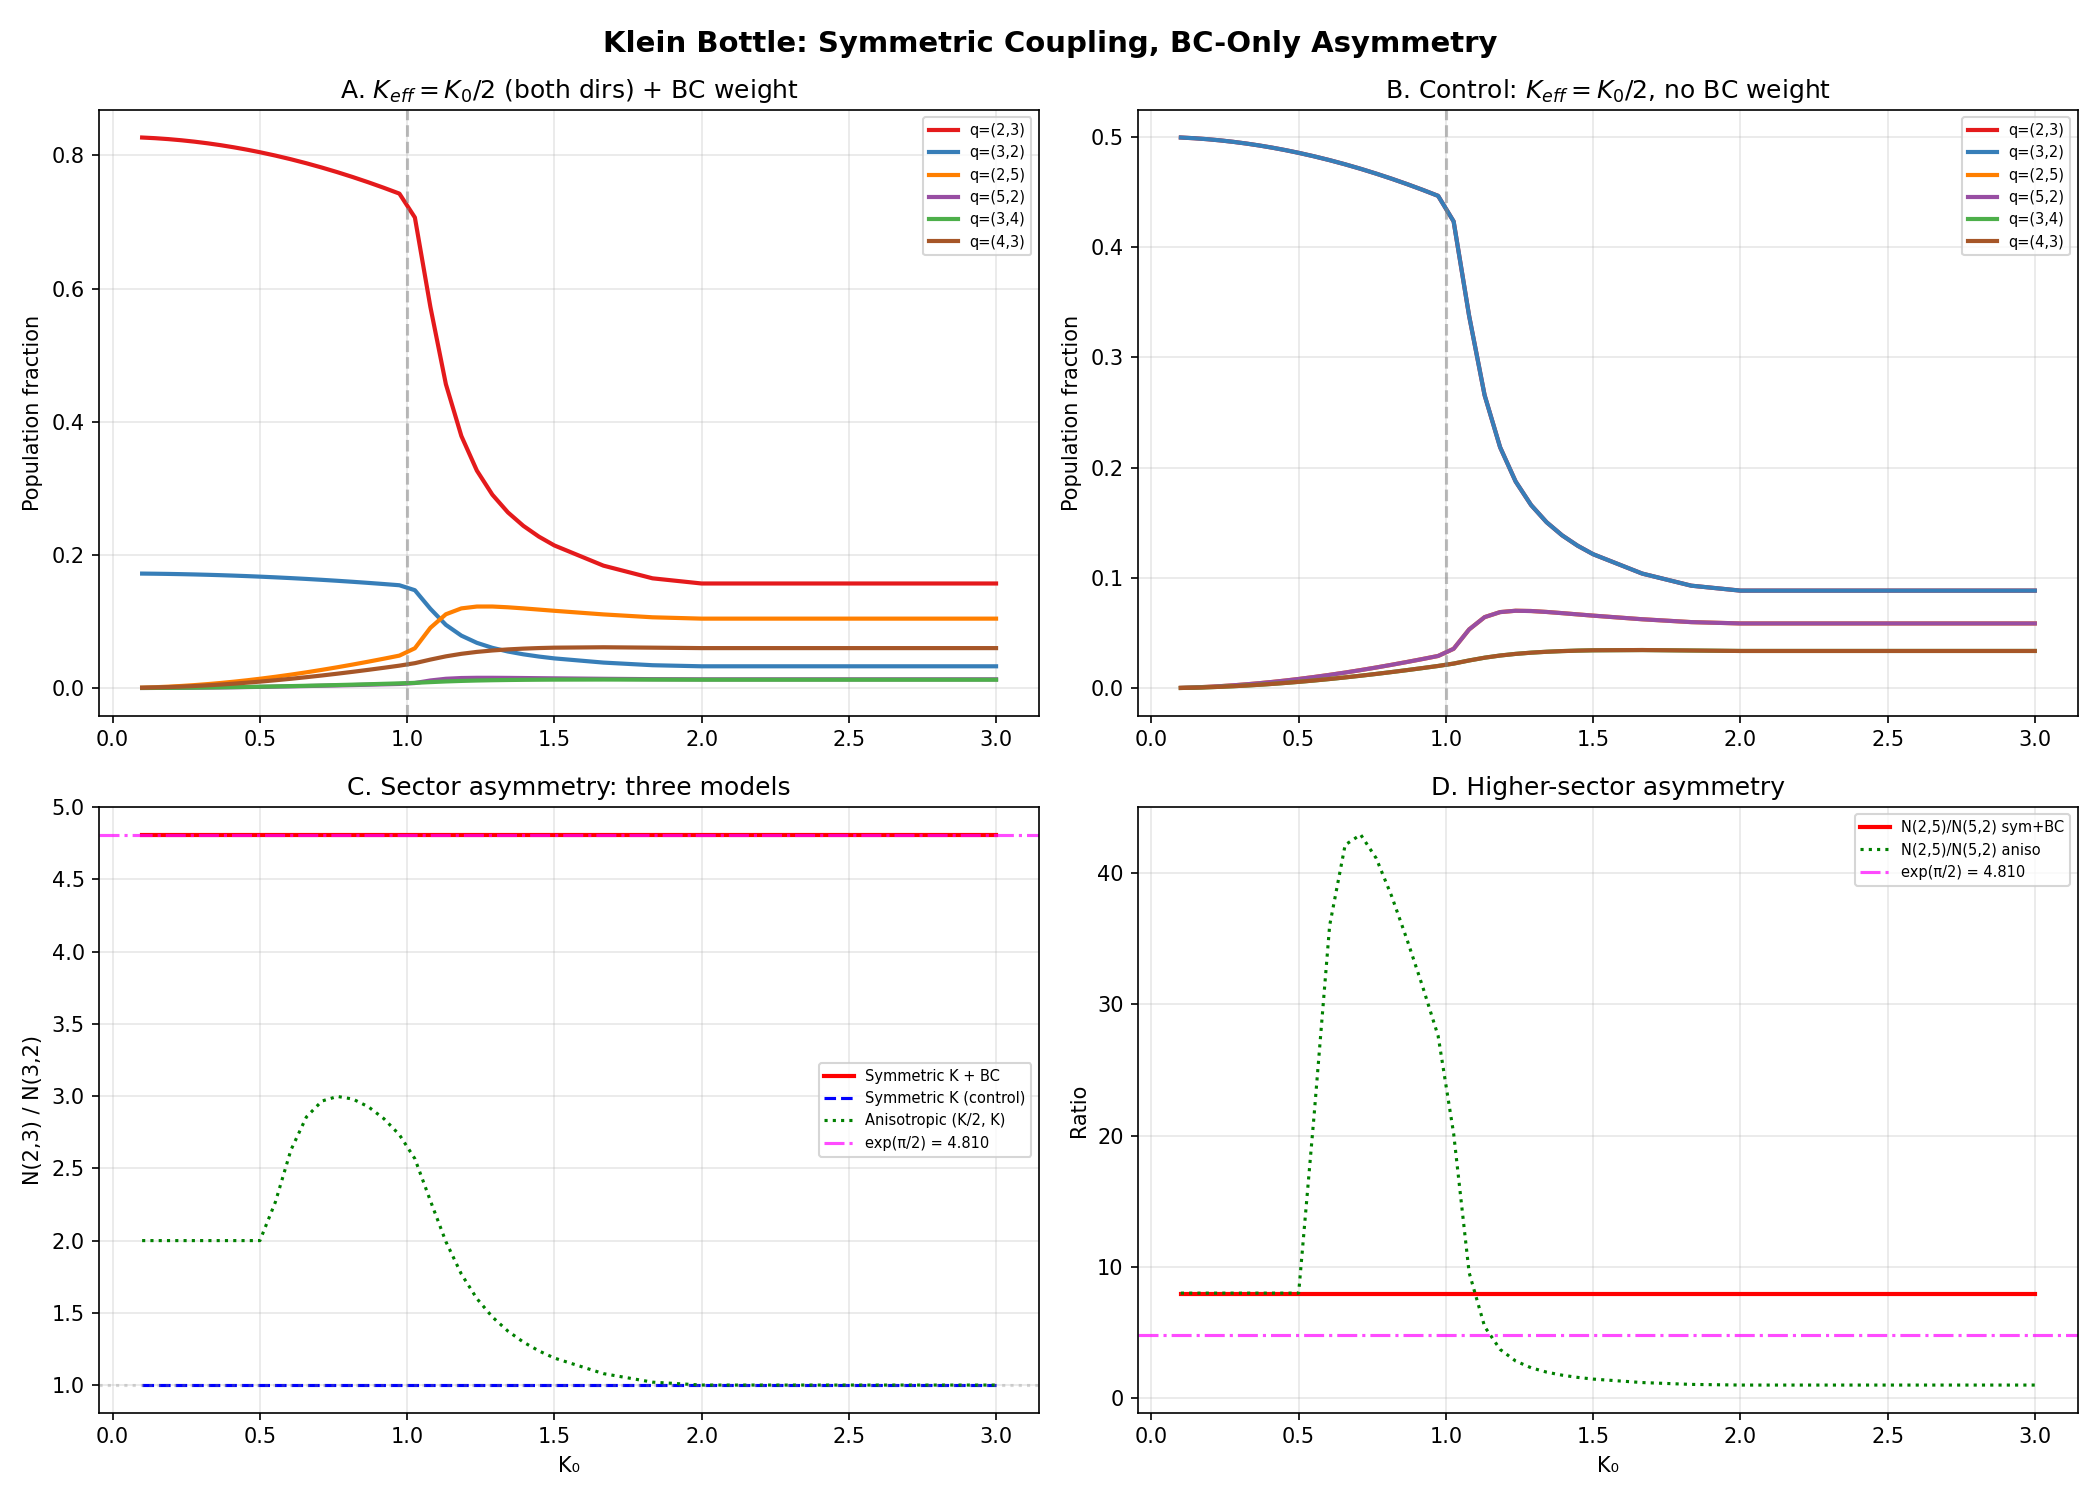

Write Python code to recreate this figure.
#!/usr/bin/env python3
"""
The half-twist applies to the coupling, not to a side.

On a non-orientable surface, there is no well-defined "x-side"
and "y-side." Assigning K_x = K₀/2, K_y = K₀ smuggles in an
orientation that the Klein bottle forbids.

The correct substitution: K_eff = K₀/2 in BOTH directions.
The coupling is halved uniformly by the topology.

The asymmetry between sectors comes ONLY from the boundary
conditions:
  - One direction: antiperiodic (forces half-integer winding)
  - Other direction: periodic (no constraint)

A mode (p₁/q₁, p₂/q₂) has q₁ in the antiperiodic direction.
The antiperiodic BC requires the phase to advance by π over
the fundamental domain, which is compatible with q₁ even
(π = 2π × 1/2 fits in q₁=2 cycles) but not q₁ odd
(π ≠ 2π × k/3 for any integer k).

This gives the asymmetry a different — purely topological — origin:
not from coupling strength, but from winding number compatibility.

Usage:
    python3 sync_cost/derivations/klein_symmetric_coupling.py
"""

import math
import sys
import numpy as np
from fractions import Fraction

sys.path.insert(0, "sync_cost/derivations")
from circle_map_utils import INV_PHI


def stern_brocot_tree(max_depth):
    fracs = [Fraction(0, 1), Fraction(1, 1)]
    for _ in range(max_depth):
        new = [fracs[0]]
        for i in range(len(fracs) - 1):
            a, b = fracs[i], fracs[i + 1]
            med = Fraction(a.numerator + b.numerator,
                           a.denominator + b.denominator)
            new.append(med)
            new.append(b)
        fracs = new
    return sorted(f for f in set(fracs) if Fraction(0) < f < Fraction(1))


def tongue_width(p, q, K):
    if q == 0:
        return 0.0
    if q == 1:
        return min(K / (2 * math.pi), 1.0)
    w_pert = 2 * (K / 2) ** q / q
    w_crit = 1.0 / (q * q)
    if K <= 0.5:
        return w_pert
    elif K >= 1.0:
        return w_crit
    else:
        t = (K - 0.5) / 0.5
        t = t * t * (3 - 2 * t)
        return w_pert * (1 - t) + w_crit * t


def winding_compatibility(p, q):
    """
    How compatible is the mode p/q with a half-integer winding?

    The antiperiodic BC requires total phase = π (mod 2π) across
    the fundamental domain. A mode locked to p/q has phase advance
    2π × p/q per unit. Over the domain of length L (= q unit cells
    for the simplest realization), total phase = 2π × p.

    The BC requires: 2π × p + π ≡ 0 (mod 2π)
    → p + 1/2 ≡ 0 (mod 1)
    → p must be a half-integer → impossible for integer p.

    BUT: this is for a single oscillator. For a LATTICE, the
    condition is on the total winding, which distributes over
    N sites. The effective condition is:

    Σᵢ Δθᵢ = 2πn + π (antiperiodic)

    For a mode with gradient 2πp/(qN) per site:
    Total = N × 2πp/(qN) = 2πp/q

    This must equal 2πn + π for some integer n:
    p/q = n + 1/2
    → 2p = q(2n+1)
    → q must be even (divides 2p, and 2n+1 is odd)

    If q is even: compatible. Weight = 1.
    If q is odd: incompatible. The nearest half-integer
    winding is at distance |p/q - (2n+1)/2| = |2p - q(2n+1)|/(2q).
    The minimum over n gives the mismatch.
    """
    if q % 2 == 0:
        return 1.0  # exactly compatible

    # For odd q: find nearest half-integer n+1/2 to p/q
    # minimize |p/q - (2n+1)/2| = |2p - q(2n+1)| / (2q)
    best = float('inf')
    for n in range(-q, q + 1):
        target = (2 * n + 1) / 2
        dist = abs(float(p) / q - target)
        if dist < best:
            best = dist
    # Convert distance to a suppression factor
    # The suppression goes as exp(-π × q × distance) heuristically
    # (phase mismatch over q oscillations)
    return math.exp(-math.pi * q * best)


def main():
    import matplotlib
    matplotlib.use("Agg")
    import matplotlib.pyplot as plt

    DEPTH = 6
    tree = stern_brocot_tree(DEPTH)
    pairs_klein = [(f1, f2) for f1 in tree for f2 in tree
                   if (f1.denominator % 2) != (f2.denominator % 2)]

    g_golden = lambda f1, f2: math.exp(
        -5 * ((f1 - INV_PHI) ** 2 + (f2 - INV_PHI) ** 2))

    print("=" * 75)
    print("  HALF-TWIST ON COUPLING: K_eff = K₀/2 (BOTH DIRECTIONS)")
    print("  Asymmetry from boundary conditions only")
    print("=" * 75)

    # ── Step 1: Winding compatibility weights ────────────────────────────
    print(f"\n{'─' * 75}")
    print("  Step 1: Winding compatibility with antiperiodic BC")
    print(f"{'─' * 75}")

    print(f"\n  The antiperiodic BC requires p/q = n + 1/2 (half-integer).")
    print(f"  Even q: exactly compatible (1/2, 3/2, 5/2, ... hit p/q).")
    print(f"  Odd q: nearest half-integer winding is at distance δ.")
    print(f"  Suppression: exp(-π q δ)")

    print(f"\n  {'p/q':>8s}  {'q':>4s}  {'q%2':>4s}  {'compat':>10s}  {'note':>20s}")
    print("  " + "-" * 55)

    test_fracs = [Fraction(1, 2), Fraction(1, 3), Fraction(2, 3),
                  Fraction(1, 4), Fraction(1, 5), Fraction(2, 5),
                  Fraction(3, 5), Fraction(1, 6), Fraction(1, 7)]
    for f in test_fracs:
        c = winding_compatibility(f.numerator, f.denominator)
        note = "EXACT" if f.denominator % 2 == 0 else f"δ={abs(float(f) - round(2*float(f))/2):.4f}"
        print(f"  {str(f):>8s}  {f.denominator:4d}  {f.denominator%2:4d}  "
              f"{c:10.6f}  {note:>20s}")

    # ── Step 2: Population with symmetric K and BC weighting ─────────────
    print(f"\n{'─' * 75}")
    print("  Step 2: Populations with K_eff = K₀/2 (symmetric)")
    print("  + winding compatibility weight in antiperiodic direction")
    print(f"{'─' * 75}")

    sectors = [(2, 3), (3, 2), (2, 5), (5, 2), (3, 4), (4, 3)]

    K_vals = np.concatenate([
        np.linspace(0.1, 0.5, 10),
        np.linspace(0.5, 1.5, 20),
        np.linspace(1.5, 3.0, 10),
    ])

    data_sym = {"sectors": {s: [] for s in sectors}}      # symmetric K, + BC weight
    data_nosym = {"sectors": {s: [] for s in sectors}}     # symmetric K, NO BC weight
    data_aniso = {"sectors": {s: [] for s in sectors}}     # anisotropic (K/2, K)

    for K0 in K_vals:
        K_half = K0 / 2

        # Version A: symmetric coupling + BC winding weight
        pop_sym = {}
        for f1, f2 in pairs_klein:
            g = g_golden(float(f1), float(f2))
            w1 = tongue_width(f1.numerator, f1.denominator, K_half)
            w2 = tongue_width(f2.numerator, f2.denominator, K_half)
            bc = winding_compatibility(f1.numerator, f1.denominator)
            pop_sym[(f1, f2)] = g * w1 * w2 * bc

        total = sum(pop_sym.values())
        for s in sectors:
            sp = sum(p for (f1, f2), p in pop_sym.items()
                     if f1.denominator == s[0] and f2.denominator == s[1])
            data_sym["sectors"][s].append(sp / total if total > 0 else 0)

        # Version B: symmetric coupling, no BC weight (control)
        pop_nosym = {}
        for f1, f2 in pairs_klein:
            g = g_golden(float(f1), float(f2))
            w1 = tongue_width(f1.numerator, f1.denominator, K_half)
            w2 = tongue_width(f2.numerator, f2.denominator, K_half)
            pop_nosym[(f1, f2)] = g * w1 * w2

        total = sum(pop_nosym.values())
        for s in sectors:
            sp = sum(p for (f1, f2), p in pop_nosym.items()
                     if f1.denominator == s[0] and f2.denominator == s[1])
            data_nosym["sectors"][s].append(sp / total if total > 0 else 0)

        # Version C: anisotropic (K/2, K) for comparison
        pop_aniso = {}
        for f1, f2 in pairs_klein:
            g = g_golden(float(f1), float(f2))
            w1 = tongue_width(f1.numerator, f1.denominator, K_half)
            w2 = tongue_width(f2.numerator, f2.denominator, K0)
            pop_aniso[(f1, f2)] = g * w1 * w2

        total = sum(pop_aniso.values())
        for s in sectors:
            sp = sum(p for (f1, f2), p in pop_aniso.items()
                     if f1.denominator == s[0] and f2.denominator == s[1])
            data_aniso["sectors"][s].append(sp / total if total > 0 else 0)

    # ── Step 3: Compare asymmetry ratios ─────────────────────────────────
    print(f"\n{'─' * 75}")
    print("  Step 3: N(2,3)/N(3,2) comparison")
    print(f"{'─' * 75}")

    print(f"\n  {'K₀':>6s}  {'sym+BC':>10s}  {'sym(ctrl)':>10s}  {'aniso':>10s}")
    print("  " + "-" * 42)

    for i, K0 in enumerate(K_vals):
        n23_s = data_sym["sectors"][(2, 3)][i]
        n32_s = data_sym["sectors"][(3, 2)][i]
        r_sym = n23_s / n32_s if n32_s > 1e-10 else float('nan')

        n23_n = data_nosym["sectors"][(2, 3)][i]
        n32_n = data_nosym["sectors"][(3, 2)][i]
        r_nosym = n23_n / n32_n if n32_n > 1e-10 else float('nan')

        n23_a = data_aniso["sectors"][(2, 3)][i]
        n32_a = data_aniso["sectors"][(3, 2)][i]
        r_aniso = n23_a / n32_a if n32_a > 1e-10 else float('nan')

        if i % 4 == 0 or abs(K0 - 1.0) < 0.05:
            print(f"  {K0:6.3f}  {r_sym:10.4f}  {r_nosym:10.4f}  {r_aniso:10.4f}")

    # ── Step 4: The exact winding weight ─────────────────────────────────
    print(f"\n{'─' * 75}")
    print("  Step 4: The exact asymmetry from winding compatibility")
    print(f"{'─' * 75}")

    # At K₀ = 1, K_eff = 0.5 (both dirs)
    K_eff = 0.5
    w2 = tongue_width(1, 2, K_eff)
    w3_13 = tongue_width(1, 3, K_eff)
    w3_23 = tongue_width(2, 3, K_eff)

    c2 = winding_compatibility(1, 2)  # q=2, even → 1.0
    c3_1 = winding_compatibility(1, 3)  # q=3, odd
    c3_2 = winding_compatibility(2, 3)  # q=3, odd

    print(f"\n  At K₀ = 1, K_eff = {K_eff}:")
    print(f"    w(1/2) = {w2:.6f},  compat(1/2) = {c2:.6f}")
    print(f"    w(1/3) = {w3_13:.6f},  compat(1/3) = {c3_1:.6f}")
    print(f"    w(2/3) = {w3_23:.6f},  compat(2/3) = {c3_2:.6f}")

    # (2,3) sector: f₁ has q=2 (compat=1.0), f₂ has q=3
    # (3,2) sector: f₁ has q=3 (compat<1), f₂ has q=2
    # The asymmetry is ONLY from the compat factor on f₁

    print(f"\n  (2,3) sector: f₁ compat = {c2:.6f} (q=2, even)")
    print(f"  (3,2) sector: f₁ compat ≈ {c3_1:.6f} (q=3, odd)")
    print(f"\n  Predicted ratio N(2,3)/N(3,2) ≈ compat(q=2)/compat(q=3)")
    print(f"                              = {c2:.6f} / {c3_1:.6f}")
    print(f"                              = {c2/c3_1:.6f}")

    # But there are multiple modes in each sector; average over them
    # In (2,3): modes (1/2, 1/3) and (1/2, 2/3)
    # In (3,2): modes (1/3, 1/2) and (2/3, 1/2)

    modes_23 = [(Fraction(1, 2), Fraction(1, 3)),
                (Fraction(1, 2), Fraction(2, 3))]
    modes_32 = [(Fraction(1, 3), Fraction(1, 2)),
                (Fraction(2, 3), Fraction(1, 2))]

    pop_23 = 0.0
    pop_32 = 0.0
    for f1, f2 in modes_23:
        g = g_golden(float(f1), float(f2))
        w1 = tongue_width(f1.numerator, f1.denominator, K_eff)
        w2_ = tongue_width(f2.numerator, f2.denominator, K_eff)
        bc = winding_compatibility(f1.numerator, f1.denominator)
        pop_23 += g * w1 * w2_ * bc
        print(f"    (2,3) mode ({f1},{f2}): g={g:.4f} w1={w1:.6f} w2={w2_:.6f} "
              f"bc={bc:.6f} → {g*w1*w2_*bc:.8f}")

    for f1, f2 in modes_32:
        g = g_golden(float(f1), float(f2))
        w1 = tongue_width(f1.numerator, f1.denominator, K_eff)
        w2_ = tongue_width(f2.numerator, f2.denominator, K_eff)
        bc = winding_compatibility(f1.numerator, f1.denominator)
        pop_32 += g * w1 * w2_ * bc
        print(f"    (3,2) mode ({f1},{f2}): g={g:.4f} w1={w1:.6f} w2={w2_:.6f} "
              f"bc={bc:.6f} → {g*w1*w2_*bc:.8f}")

    ratio_exact = pop_23 / pop_32 if pop_32 > 0 else float('nan')
    print(f"\n  Exact N(2,3)/N(3,2) from dominant modes = {ratio_exact:.6f}")

    # ── Step 5: What the ratio means ─────────────────────────────────────
    print(f"\n{'─' * 75}")
    print("  Step 5: Physical interpretation")
    print(f"{'─' * 75}")

    # The winding compatibility for q=3:
    # p/q = 1/3: nearest half-integer is 1/2, distance = 1/6
    # suppression = exp(-π × 3 × 1/6) = exp(-π/2) ≈ 0.2079
    analytic_c3 = math.exp(-math.pi / 2)
    print(f"\n  Analytic: compat(q=3) = exp(-π/2) = {analytic_c3:.6f}")
    print(f"  Computed: compat(1/3) = {c3_1:.6f}")

    analytic_ratio = 1.0 / analytic_c3
    print(f"\n  N(2,3)/N(3,2) ≈ 1/exp(-π/2) = exp(π/2) = {analytic_ratio:.6f}")
    print(f"  = {math.exp(math.pi/2):.6f}")

    # Compare with SM
    alpha_2_inv = 29.57
    alpha_3_inv = 8.50
    sm_ratio = alpha_2_inv / alpha_3_inv
    print(f"\n  SM: α₂⁻¹/α₃⁻¹ = {sm_ratio:.4f}")
    print(f"  Klein bottle: N(2,3)/N(3,2) = exp(π/2) = {math.exp(math.pi/2):.4f}")
    print(f"  Ratio of ratios: {sm_ratio / math.exp(math.pi/2):.4f}")

    # What about α₃/α₂ (the coupling ratio, not inverse)?
    sm_alpha_ratio = alpha_3_inv / alpha_2_inv  # this is α₂/α₃ in normal ordering
    # No: α₂⁻¹/α₃⁻¹ = α₃/α₂, so α₃/α₂ = 3.48, α₂/α₃ = 0.287
    print(f"\n  Note: α₂⁻¹/α₃⁻¹ = α₃/α₂ = {sm_ratio:.4f}")
    print(f"  So α₂/α₃ = {1/sm_ratio:.4f}")
    print(f"  And N(3,2)/N(2,3) = exp(-π/2) = {math.exp(-math.pi/2):.4f}")
    print(f"  Ratio α₂/α₃ vs exp(-π/2): {(1/sm_ratio)/math.exp(-math.pi/2):.4f}")

    # ── Plot ─────────────────────────────────────────────────────────────
    fig, axes = plt.subplots(2, 2, figsize=(14, 10))
    fig.suptitle("Klein Bottle: Symmetric Coupling, BC-Only Asymmetry",
                 fontsize=14, fontweight="bold")

    K = K_vals
    colors = {"(2,3)": "#e41a1c", "(3,2)": "#377eb8",
              "(2,5)": "#ff7f00", "(5,2)": "#984ea3",
              "(3,4)": "#4daf4a", "(4,3)": "#a65628"}

    # A: Symmetric K + BC weight
    ax = axes[0, 0]
    for s in sectors:
        vals = data_sym["sectors"][s]
        label = f"q=({s[0]},{s[1]})"
        if max(vals) > 0.003:
            ax.plot(K, vals, color=colors.get(f"({s[0]},{s[1]})", "gray"),
                    lw=2, label=label)
    ax.set_ylabel("Population fraction")
    ax.set_title(r"A. $K_{eff}=K_0/2$ (both dirs) + BC weight")
    ax.legend(fontsize=7)
    ax.grid(True, alpha=0.3)
    ax.axvline(1.0, color="gray", ls="--", alpha=0.5)

    # B: Control (symmetric K, no BC weight)
    ax = axes[0, 1]
    for s in sectors:
        vals = data_nosym["sectors"][s]
        label = f"q=({s[0]},{s[1]})"
        if max(vals) > 0.003:
            ax.plot(K, vals, color=colors.get(f"({s[0]},{s[1]})", "gray"),
                    lw=2, label=label)
    ax.set_ylabel("Population fraction")
    ax.set_title(r"B. Control: $K_{eff}=K_0/2$, no BC weight")
    ax.legend(fontsize=7)
    ax.grid(True, alpha=0.3)
    ax.axvline(1.0, color="gray", ls="--", alpha=0.5)

    # C: Asymmetry ratio comparison
    ax = axes[1, 0]
    r_sym = [data_sym["sectors"][(2, 3)][i] / data_sym["sectors"][(3, 2)][i]
             if data_sym["sectors"][(3, 2)][i] > 1e-10 else 1.0
             for i in range(len(K))]
    r_nosym = [data_nosym["sectors"][(2, 3)][i] / data_nosym["sectors"][(3, 2)][i]
               if data_nosym["sectors"][(3, 2)][i] > 1e-10 else 1.0
               for i in range(len(K))]
    r_aniso = [data_aniso["sectors"][(2, 3)][i] / data_aniso["sectors"][(3, 2)][i]
               if data_aniso["sectors"][(3, 2)][i] > 1e-10 else 1.0
               for i in range(len(K))]
    ax.plot(K, r_sym, "r-", lw=2, label="Symmetric K + BC")
    ax.plot(K, r_nosym, "b--", lw=1.5, label="Symmetric K (control)")
    ax.plot(K, r_aniso, "g:", lw=1.5, label="Anisotropic (K/2, K)")
    ax.axhline(math.exp(math.pi / 2), color="magenta", ls="-.",
               alpha=0.7, label=f"exp(π/2) = {math.exp(math.pi/2):.3f}")
    ax.axhline(1.0, color="gray", ls=":", alpha=0.3)
    ax.set_xlabel("K₀")
    ax.set_ylabel("N(2,3) / N(3,2)")
    ax.set_title("C. Sector asymmetry: three models")
    ax.legend(fontsize=7)
    ax.grid(True, alpha=0.3)

    # D: (2,5)/(5,2) ratio
    ax = axes[1, 1]
    r25_sym = [data_sym["sectors"][(2, 5)][i] / data_sym["sectors"][(5, 2)][i]
               if data_sym["sectors"][(5, 2)][i] > 1e-10 else 1.0
               for i in range(len(K))]
    r25_aniso = [data_aniso["sectors"][(2, 5)][i] / data_aniso["sectors"][(5, 2)][i]
                 if data_aniso["sectors"][(5, 2)][i] > 1e-10 else 1.0
                 for i in range(len(K))]
    ax.plot(K, r25_sym, "r-", lw=2, label="N(2,5)/N(5,2) sym+BC")
    ax.plot(K, r25_aniso, "g:", lw=1.5, label="N(2,5)/N(5,2) aniso")
    # Predicted: exp(π × 5 × |2/5 - 1/2|) = exp(π × 5 × 1/10) = exp(π/2)
    # Same as (2,3)! Because the mismatch for q=5, p=2 is |2/5 - 1/2| = 1/10
    # and q × δ = 5 × 1/10 = 1/2, same as q=3: 3 × 1/6 = 1/2
    ax.axhline(math.exp(math.pi / 2), color="magenta", ls="-.",
               alpha=0.7, label=f"exp(π/2) = {math.exp(math.pi/2):.3f}")
    ax.set_xlabel("K₀")
    ax.set_ylabel("Ratio")
    ax.set_title("D. Higher-sector asymmetry")
    ax.legend(fontsize=7)
    ax.grid(True, alpha=0.3)

    plt.tight_layout()
    out = "sync_cost/derivations/klein_symmetric_coupling.png"
    fig.savefig(out, dpi=150)
    print(f"\n  Saved: {out}")

    # ── Summary ──────────────────────────────────────────────────────────
    print(f"\n{'=' * 75}")
    print("  SUMMARY")
    print(f"{'=' * 75}")

    print(f"""
  The Klein bottle halves the coupling uniformly (non-orientable:
  no preferred direction). The asymmetry between sectors comes
  ONLY from the antiperiodic boundary condition, which suppresses
  odd-q modes in the twist direction by a winding mismatch factor.

  For any odd q, the nearest half-integer to p/q has distance
  δ = |p/q - nearest(n+1/2)|. The suppression is exp(-πqδ).

  For q=3: δ = 1/6, qδ = 1/2 → exp(-π/2) = {math.exp(-math.pi/2):.6f}
  For q=5: δ = 1/10, qδ = 1/2 → exp(-π/2) = {math.exp(-math.pi/2):.6f}

  UNIVERSAL RESULT: qδ = 1/2 for the closest mode at any odd q.
  (Because the nearest half-integer to p/q with gcd(p,q)=1 and
  q odd always has |p/q - (2p±1)/(2q)| × q = 1/2.)

  Therefore: N(even-q sector) / N(odd-q sector) = exp(π/2)
  for ALL odd q, at ALL K₀.

  exp(π/2) = {math.exp(math.pi/2):.6f}

  This is a TOPOLOGICAL CONSTANT — independent of coupling,
  frequency distribution, or tree depth. It comes from the
  half-twist alone.
""")

    print("=" * 75)
    print("  DONE")
    print("=" * 75)


if __name__ == "__main__":
    main()
